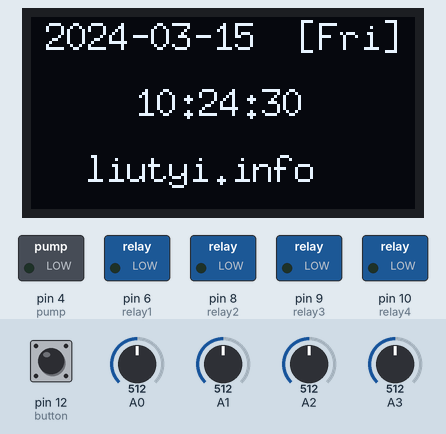
Bench run of a sketch on a simulated Arduino Uno, built with avr-gcc and run on an emulated ATmega328P. On the bench: 128×64 one-colour display, switched loads named in the sketch (green lamp = pin HIGH). The inputs (shaded band) are chosen by the test bench; at power-on: pin 12 (button) LOW, A0 = 512, A1 = 512, A2 = 512, A3 = 512. The local clock reads 2024-03-15 10:24:30 at power-on unless the sketch sets it; what the sketch prints to the serial monitor is not drawn.

Above: at 1.4 s.
1.5 s: pin 12 (button) pulled HIGH for 2.15 s
At 3.3 s:
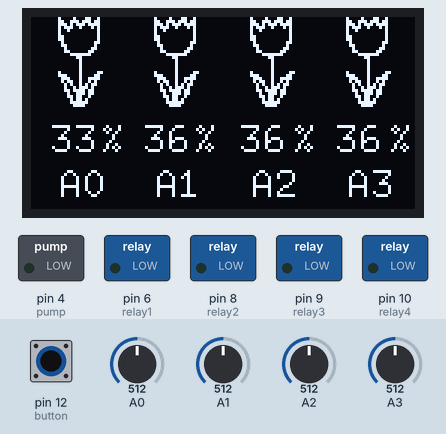
5.9 s: A0 set to 538
At 6.8 s:
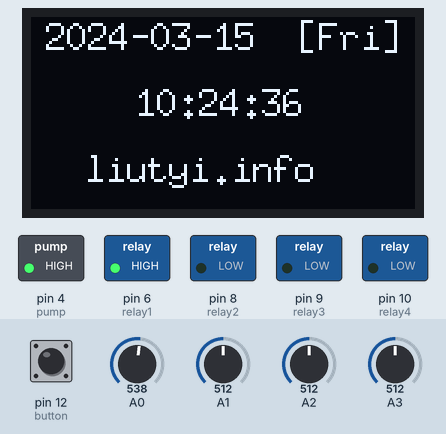
11.5 s: pin 12 (button) pulled HIGH for 2.15 s
At 12.7 s:
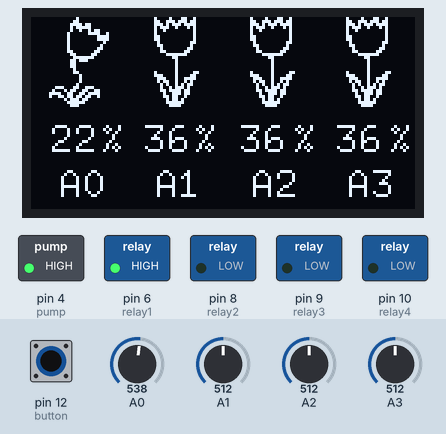
15.7 s: A1 set to 540
At 16.9 s:
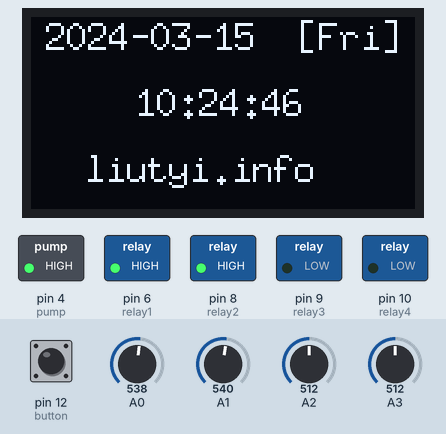
21.3 s: A2 set to 535
At 22.3 s:
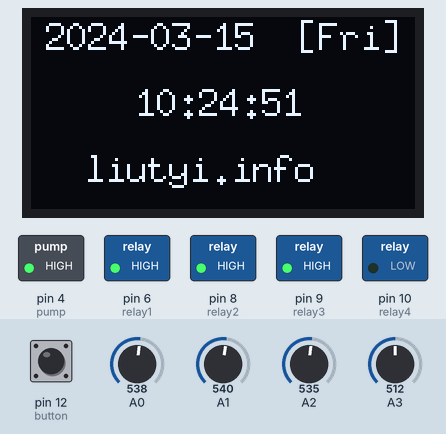
26.9 s: A0 set to 30
At 28.9 s:
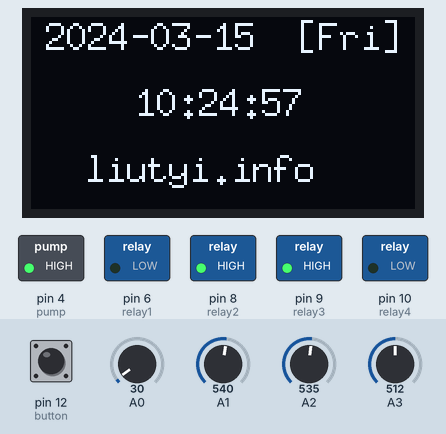
Timing chart, 0 to 30.4 s (numbered marks = the images above; inputs shaded):
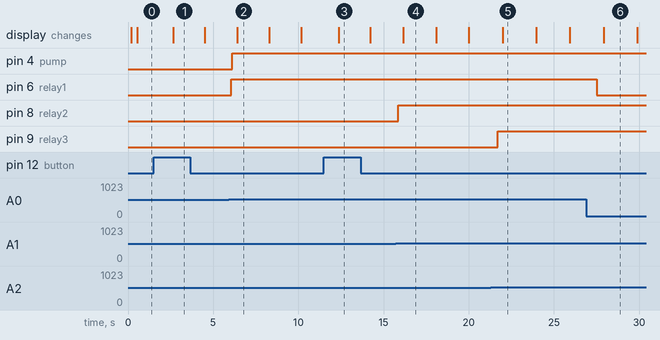

The sketch:

watering-kit-hw2_1.ino
```cpp
#include <Wire.h>
#include <U8g2lib.h>
#include <U8x8lib.h>
#include <RTClib.h>
#include <Adafruit_SleepyDog.h>

U8G2_SH1106_128X64_NONAME_2_HW_I2C u8g2(U8G2_R0, /* clock=*/ SCL, /* data=*/ SDA, /* reset=*/ U8X8_PIN_NONE);
RTC_DS1307 RTC;

// set all moisture sensors PIN ID
int moisture1 = A0;
int moisture2 = A1;
int moisture3 = A2;
int moisture4 = A3;

// declare moisture values
int moisture1_value = 0 ;
int moisture2_value = 0;
int moisture3_value = 0;
int moisture4_value = 0;

// set water relays
int relay1 = 6;
int relay2 = 8;
int relay3 = 9;
int relay4 = 10;

// set water pump
int pump = 4;

// set button
int button = 12;

//pump state    1:open   0:close
int pump_state_flag = 0;

//relay1 state    1:open   0:close
int relay1_state_flag = 0;

//relay2 state   1:open   0:close
int relay2_state_flag = 0;

//relay3 state  1:open   0:close
int relay3_state_flag = 0;

//relay4 state   1:open   0:close
int relay4_state_flag = 0;

static unsigned long currentMillis_send = 0;
static unsigned long  Lasttime_send = 0;

char daysOfTheWeek[7][12] = {"Sun", "Mon", "Tue", "Wed", "Thu", "Fri", "Sat",};
unsigned long nowtime;
unsigned long endtime;
unsigned long nowtimeNext;
unsigned long nowtime1;
unsigned long endtime1;
unsigned long nowtimeNext1;
unsigned long nowtime2;
unsigned long endtime2;
unsigned long nowtimeNext2;
unsigned long nowtime3;
unsigned long endtime3;
unsigned long nowtimeNext3;

// good flower
static const unsigned char bitmap_good[] U8X8_PROGMEM = {

  0x00, 0x42, 0x4C, 0x00, 0x00, 0xE6, 0x6E, 0x00, 0x00, 0xAE, 0x7B, 0x00, 0x00, 0x3A, 0x51, 0x00,
  0x00, 0x12, 0x40, 0x00, 0x00, 0x02, 0x40, 0x00, 0x00, 0x06, 0x40, 0x00, 0x00, 0x06, 0x40, 0x00,
  0x00, 0x04, 0x60, 0x00, 0x00, 0x0C, 0x20, 0x00, 0x00, 0x08, 0x30, 0x00, 0x00, 0x18, 0x18, 0x00,
  0x00, 0xE0, 0x0F, 0x00, 0x00, 0x80, 0x01, 0x00, 0x00, 0x00, 0x01, 0x00, 0x00, 0x00, 0x01, 0x00,
  0x00, 0x00, 0x01, 0x00, 0x00, 0x00, 0x01, 0x00, 0x00, 0x02, 0xC1, 0x00, 0x00, 0x0E, 0x61, 0x00,
  0x00, 0x1C, 0x79, 0x00, 0x00, 0x34, 0x29, 0x00, 0x00, 0x28, 0x35, 0x00, 0x00, 0x48, 0x17, 0x00,
  0x00, 0xD8, 0x1B, 0x00, 0x00, 0x90, 0x1B, 0x00, 0x00, 0xB0, 0x09, 0x00, 0x00, 0xA0, 0x05, 0x00,
  0x00, 0xE0, 0x07, 0x00, 0x00, 0xC0, 0x03, 0x00
};

// bad flower
static const unsigned char bitmap_bad[] U8X8_PROGMEM = {
  0x00, 0x80, 0x00, 0x00, 0x00, 0xC0, 0x00, 0x00, 0x00, 0xE0, 0x0D, 0x00, 0x00, 0xA0, 0x0F, 0x00,
  0x00, 0x20, 0x69, 0x00, 0x00, 0x10, 0x78, 0x02, 0x00, 0x10, 0xC0, 0x03, 0x00, 0x10, 0xC0, 0x03,
  0x00, 0x10, 0x00, 0x01, 0x00, 0x10, 0x80, 0x00, 0x00, 0x10, 0xC0, 0x00, 0x00, 0x30, 0x60, 0x00,
  0x00, 0x60, 0x30, 0x00, 0x00, 0xC0, 0x1F, 0x00, 0x00, 0x60, 0x07, 0x00, 0x00, 0x60, 0x00, 0x00,
  0x00, 0x60, 0x00, 0x00, 0x00, 0x40, 0x00, 0x00, 0x00, 0xC0, 0x00, 0x00, 0x00, 0x00, 0x01, 0x00,
  0x00, 0x00, 0x01, 0x00, 0x00, 0x00, 0x01, 0x00, 0x00, 0x80, 0x00, 0x00, 0x00, 0xC7, 0x1C, 0x00,
  0x80, 0x68, 0x66, 0x00, 0xC0, 0x33, 0x7B, 0x00, 0x40, 0xB6, 0x4D, 0x00, 0x00, 0xE8, 0x06, 0x00,
  0x00, 0xF0, 0x03, 0x00, 0x00, 0xE0, 0x00, 0x00
};

 //  Logo
static const unsigned char bitmap_logo[] U8X8_PROGMEM ={
   0x30, 0x00, 0x00, 0x00, 0x00, 0x00, 0x00, 0x00, 0x00, 0x00, 0x00, 0x00,
   0x00, 0x00, 0x00, 0x30, 0x00, 0x00, 0x00, 0x00, 0x00, 0x00, 0x06, 0x00,
   0x00, 0x00, 0x00, 0x00, 0x00, 0x00, 0x38, 0x00, 0x00, 0x00, 0x00, 0x00,
   0x00, 0x06, 0x00, 0x00, 0x00, 0x00, 0x00, 0x00, 0x00, 0x38, 0x00, 0x00,
   0x00, 0x00, 0x00, 0x00, 0x06, 0x00, 0x00, 0x00, 0x00, 0x00, 0x00, 0x00,
   0x38, 0x00, 0x00, 0x00, 0x00, 0x00, 0x00, 0x07, 0x00, 0x00, 0x00, 0x00,
   0x00, 0x00, 0x00, 0x38, 0x00, 0x00, 0x00, 0x00, 0x00, 0x00, 0x07, 0x00,
   0x00, 0x00, 0x00, 0x00, 0x00, 0x00, 0x38, 0x00, 0x00, 0x00, 0x00, 0x00,
   0x00, 0x07, 0x00, 0x00, 0x00, 0x00, 0x00, 0x00, 0x00, 0x18, 0x00, 0x00,
   0x00, 0x00, 0x00, 0x00, 0x07, 0x00, 0x00, 0x06, 0x00, 0x00, 0x00, 0x00,
   0x18, 0x00, 0x00, 0x03, 0x0e, 0x00, 0xf8, 0xff, 0xc3, 0x00, 0x07, 0x0c,
   0x00, 0x00, 0x00, 0x18, 0x00, 0x80, 0x03, 0x0e, 0x30, 0xfc, 0xff, 0xc1,
   0x00, 0x07, 0x0e, 0x00, 0x00, 0x00, 0x1c, 0x00, 0x80, 0x03, 0x0e, 0x30,
   0x80, 0x03, 0xe0, 0x00, 0x07, 0x0e, 0x00, 0x00, 0x00, 0x1c, 0x00, 0x80,
   0x03, 0x06, 0x38, 0x80, 0x01, 0xe0, 0x00, 0x07, 0x0e, 0x00, 0x00, 0x00,
   0x1c, 0x00, 0x80, 0x01, 0x07, 0x38, 0xc0, 0x01, 0x60, 0x00, 0x07, 0x06,
   0x00, 0x00, 0x00, 0x1c, 0x00, 0x80, 0x01, 0x07, 0x3c, 0xc0, 0x01, 0x70,
   0x00, 0x07, 0x06, 0x00, 0x00, 0x03, 0x1c, 0x00, 0x80, 0x01, 0x03, 0x1c,
   0xc0, 0x00, 0x30, 0x00, 0x07, 0x06, 0x08, 0x80, 0x02, 0x0c, 0x00, 0xc0,
   0x01, 0x03, 0x1e, 0xc0, 0x00, 0x30, 0x80, 0x07, 0x07, 0x00, 0x40, 0x00,
   0x0c, 0x00, 0xc0, 0x81, 0x03, 0x1e, 0xe0, 0x00, 0x30, 0x80, 0x03, 0x07,
   0x00, 0x40, 0x00, 0x0c, 0x00, 0xc0, 0x81, 0x03, 0x1f, 0xe0, 0x00, 0x30,
   0xe0, 0x03, 0x07, 0x04, 0x40, 0x70, 0x0e, 0x00, 0xc0, 0x80, 0x83, 0x1b,
   0xe0, 0x00, 0x30, 0xf0, 0x03, 0x03, 0x24, 0x43, 0x88, 0x0e, 0x00, 0xc0,
   0x80, 0xc3, 0x19, 0xe0, 0x40, 0x30, 0x3c, 0x03, 0x03, 0xa4, 0xc4, 0x84,
   0x0e, 0xe0, 0xc7, 0x80, 0xe3, 0x18, 0xe0, 0x60, 0xf0, 0x1f, 0x03, 0x03,
   0xa4, 0x44, 0x84, 0xfe, 0xff, 0xc7, 0x00, 0x7f, 0x38, 0xe0, 0x78, 0xf0,
   0x87, 0x03, 0x03, 0x64, 0x44, 0x44, 0xff, 0xff, 0xc3, 0x00, 0x3f, 0x78,
   0xe0, 0x3f, 0xe0, 0x81, 0x03, 0x43, 0x24, 0x68, 0x38, 0x7f, 0x00, 0xc0,
   0x00, 0x0e, 0x70, 0xc0, 0x0f, 0x00, 0x80, 0x01, 0x03, 0x00, 0x00, 0x00,
   0x00, 0x00, 0x80, 0x00, 0x00, 0x00, 0x00, 0x00, 0x00, 0x80, 0x01, 0x02,
   0x00, 0x00, 0x00, 0x00, 0x00, 0x00, 0x00, 0x00, 0x00, 0x00, 0x00, 0x00,
   0xc0, 0x01, 0x00, 0x00, 0x00, 0x00, 0x00, 0x00, 0x00, 0x00, 0x00, 0x00,
   0x00, 0x00, 0x00, 0xc0, 0x01, 0x00, 0x00, 0x00, 0x00, 0x00, 0x00, 0x00,
   0x00, 0x00, 0x00, 0x00, 0x00, 0x00, 0xc0, 0x00, 0x00, 0x00, 0x00, 0x00,
   0x00, 0x00, 0x00, 0x00, 0x00, 0x00, 0x00, 0x00, 0x04, 0xe0, 0x00, 0x00,
   0x00, 0x00, 0x00, 0x00, 0x00, 0x00, 0x00, 0x00, 0x00, 0x00, 0x00, 0x0c,
   0x60, 0x00, 0x00, 0x00, 0x00, 0x00, 0x00, 0x00, 0x00, 0x00, 0x00, 0x00,
   0x00, 0x00, 0x1c, 0x70, 0x00, 0x00, 0x00, 0x00, 0x00, 0x00, 0x00, 0x00,
   0x00, 0x00, 0x00, 0x00, 0x00, 0x78, 0x3f, 0x00, 0x00, 0x00, 0x00, 0x00,
   0x00, 0x00, 0x00, 0x00, 0x00, 0x00, 0x00, 0x00, 0xe0, 0x1f, 0x00, 0x00,
   0x00, 0x00, 0x00, 0x00, 0x00, 0x00, 0x00, 0x00, 0x00, 0x00, 0x00, 0x80,
   0x07, 0x00, 0x00, 0x00, 0x00, 0x00
};

static const unsigned char bitmap_T[] U8X8_PROGMEM = {
  0xF7, 0x01, 0x1D, 0x03, 0x0B, 0x02, 0x0C, 0x02, 0x0C, 0x00, 0x0C, 0x00, 0x0C, 0x00, 0x08, 0x02,
  0x18, 0x03, 0xF0, 0x01
};

static const unsigned char bitmap_H[] U8X8_PROGMEM = {
  0x00, 0x00, 0x80, 0x01, 0xC0, 0x03, 0xE0, 0x07, 0xF0, 0x0F, 0xF8, 0x1F, 0xF8, 0x1F, 0xFC, 0x3F,
  0xFC, 0x3F, 0xFE, 0x7F, 0xEE, 0x7F, 0xB3, 0xF7, 0xBB, 0xFB, 0xBB, 0xFD, 0xBB, 0xFD, 0xC7, 0xFE,
  0x7F, 0xC3, 0x3F, 0xDD, 0xBF, 0xFD, 0xDF, 0xDD, 0xEE, 0x5B, 0xFE, 0x7F, 0xFC, 0x3F, 0xF8, 0x1F,
  0xE0, 0x07, 0x00, 0x00, 0x00, 0x00, 0x00, 0x00
};


void setup()
{
  Wire.begin();
  RTC.begin();
  Serial.begin(9600);
  u8g2.begin();
  // declare relay as output
  pinMode(relay1, OUTPUT);
  pinMode(relay2, OUTPUT);
  pinMode(relay3, OUTPUT);
  pinMode(relay4, OUTPUT);
  // declare pump as output
  pinMode(pump, OUTPUT);
  // declare switch as input
  pinMode(button, INPUT);
    u8g2.firstPage();
    do
    {
      draw_ad();
    } while ( u8g2.nextPage() );
}

void loop()
{

  // read the value from the moisture sensors:
  read_value();
  water_flower();
  int button_state = digitalRead(button);
  if (button_state == 1)
  {
    //read_value();
    u8g2.firstPage();
    do
    {
      drawTH();
      drawflower();
    } while ( u8g2.nextPage() );
  delay(500);
  }
  else
  {
    u8g2.firstPage();
    do
    {
      drawtime();
      u8g2.drawStr(18, 55 , "liutyi.info");
    } while (u8g2.nextPage());
  delay(500);
  }
    Watchdog.sleep(1000);
}

//Set moisture value
void read_value()
{
/**************These is for resistor moisture sensor***********
 float value1 = analogRead(A0);
  moisture1_value = (value1 * 120) / 1023; delay(20);
  float value2 = analogRead(A1);
  moisture2_value = (value2 * 120) / 1023; delay(20);
  float value3 = analogRead(A2);
  moisture3_value = (value3 * 120) / 1023; delay(20);
  float value4 = analogRead(A3);
  moisture4_value = (value4 * 120) / 1023; delay(20);
 **********************************************************/
/************These is for capacity moisture sensor*********/
 float value1 = analogRead(A0);
  moisture1_value =map(value1,590,360,0,100); delay(20);
  if(moisture1_value<0){
    moisture1_value=0;
  }
  float value2 = analogRead(A1);
  moisture2_value =map(value2,600,360,0,100); delay(20);
  if(moisture2_value<0) {
    moisture2_value=0;
  }
  float value3 = analogRead(A2);
  moisture3_value =map(value3,600,360,0,100); delay(20);
  if(moisture3_value<0){
    moisture3_value=0;
  }
  float value4 = analogRead(A3);
  moisture4_value =map(value4,600,360,0,100); delay(20);
  if(moisture4_value<0) {
    moisture4_value=0;
  }
}

void water_flower()
{
  if (moisture1_value < 30)
  {
    digitalWrite(relay1, HIGH);
    relay1_state_flag = 1;
    delay(50);
    if (pump_state_flag == 0)
    {
      digitalWrite(pump, HIGH);
      pump_state_flag = 1;
      delay(50);
    }
  }
  else if (moisture1_value > 55)
  {
    digitalWrite(relay1, LOW);
    relay1_state_flag = 0;
    delay(50);
    if ((relay1_state_flag == 0) && (relay2_state_flag == 0) && (relay3_state_flag == 0) && (relay4_state_flag == 0))
    {
      digitalWrite(pump, LOW);
      pump_state_flag = 0;
      delay(50);
    }
  }

  if (moisture2_value < 30)
  {
    digitalWrite(relay2, HIGH);
    relay2_state_flag = 1;
    delay(50);
    if (pump_state_flag == 0)
    {
      digitalWrite(pump, HIGH);
      pump_state_flag = 1;
      delay(50);
    }
  }
  else if (moisture2_value > 55)
  {
    digitalWrite(relay2, LOW);
    relay2_state_flag = 0;
    delay(50);
    if ((relay1_state_flag == 0) && (relay2_state_flag == 0) && (relay3_state_flag == 0) && (relay4_state_flag == 0))
    {
      digitalWrite(pump, LOW);
      pump_state_flag = 0;
      delay(50);
    }
  }

  if (moisture3_value < 30)
  {
    digitalWrite(relay3, HIGH);
    relay3_state_flag = 1;
    delay(50);
    if (pump_state_flag == 0)
    {
      digitalWrite(pump, HIGH);
      pump_state_flag = 1;
      delay(50);
    }
  }
  else if (moisture3_value > 55)
  {
    digitalWrite(relay3, LOW);
    relay3_state_flag = 0;
    delay(50);
    if ((relay1_state_flag == 0) && (relay2_state_flag == 0) && (relay3_state_flag == 0) && (relay4_state_flag == 0))
    {
      digitalWrite(pump, LOW);
      pump_state_flag = 0;
      delay(50);
    }
  }

  if (moisture4_value < 30)
  {
    digitalWrite(relay4, HIGH);
    relay4_state_flag = 1;
    delay(50);
    if (pump_state_flag == 0)
    {
      digitalWrite(pump, HIGH);
      pump_state_flag = 1;
      delay(50);
    }
  }
  else if (moisture4_value > 55)
  {
    digitalWrite(relay4, LOW);
    relay4_state_flag = 0;
    delay(50);
    if ((relay1_state_flag == 0) && (relay2_state_flag == 0) && (relay3_state_flag == 0) && (relay4_state_flag == 0))
    {
      digitalWrite(pump, LOW);
      pump_state_flag = 0;
      delay(50);
    }
  }

}


void draw_ad(void)
{
  u8g2.setFont(u8g2_font_profont12_tr);
  u8g2.drawStr(5,55 , "https://liutyi.info");
  u8g2.drawXBMP(0, 0,120,34, bitmap_logo);
}


void drawtime(void)
{
  int x = 5;
  float i = 25.00;
  float j = 54;
  DateTime now = RTC.now();
  Serial.print(now.year(), DEC);
  if (! RTC.isrunning())
  {
    u8g2.setFont(u8g2_font_6x10_tr);
    u8g2.setCursor(5, 20);
    u8g2.print("RTC is NOT running!");
    RTC.adjust(DateTime(__DATE__, __TIME__));
  }
  else
  {
    u8g2.setFont(u8g2_font_7x13_tr);

    char datestr[32]; //make this big enough to hold the resulting string
    snprintf(datestr, sizeof(datestr), "%4d-%02d-%02d  [%s]", now.year(), now.month(), now.day(), daysOfTheWeek[now.dayOfTheWeek()]);
    u8g2.setCursor(5, 11);
    u8g2.print (datestr);

    char timestr[9];
    snprintf(timestr, sizeof(timestr), "%02d:%02d:%02d", now.hour(), now.minute(), now.second());
    u8g2.setCursor(35, 33);
    u8g2.print(timestr);
  }
}


//Style the flowers     bitmap_bad: bad flowers     bitmap_good:good  flowers
void drawflower(void)
{
  if (moisture1_value < 30)
  {
    u8g2.drawXBMP(0, 0, 32, 30, bitmap_bad);
  }
  else
  {
    u8g2.drawXBMP(0, 0, 32, 30, bitmap_good);
  }
  if (moisture2_value < 30)
  {
    u8g2.drawXBMP(32, 0, 32, 30, bitmap_bad);
  }
  else
  {
    u8g2.drawXBMP(32, 0, 32, 30, bitmap_good);
  }
  if (moisture3_value < 30)
  {
    u8g2.drawXBMP(64, 0, 32, 30, bitmap_bad);
  }
  else
  {
    u8g2.drawXBMP(64, 0, 32, 30, bitmap_good);
  }
  if (moisture4_value < 30)
  {
    u8g2.drawXBMP(96, 0, 32, 30, bitmap_bad);
  }
  else
  {
    u8g2.drawXBMP(96, 0, 32, 30, bitmap_good);
  }

}


void drawTH(void)
{
  int A = 0;
  int B = 0;
  int C = 64;
  int D = 96;
  char moisture1_value_temp[5] = {0};
  char moisture2_value_temp[5] = {0};
  char moisture3_value_temp[5] = {0};
  char moisture4_value_temp[5] = {0};
  read_value();
  itoa(moisture1_value, moisture1_value_temp, 10);
  itoa(moisture2_value, moisture2_value_temp, 10);
  itoa(moisture3_value, moisture3_value_temp, 10);
  itoa(moisture4_value, moisture4_value_temp, 10);
  u8g2.setFont(u8g2_font_8x13_tr);
  u8g2.setCursor(9, 60);
  u8g2.print("A0  A1  A2  A3");
  if (moisture1_value < 10)
  {
    //u8g2.setCursor(A + 14, 45 );
    u8g2.drawStr(A + 14, 45, moisture1_value_temp);
  }
  else if (moisture1_value < 100)
  {
    //u8g2.setCursor(A + 6, 45);
    u8g2.drawStr(A + 6, 45, moisture1_value_temp);
  }
  else
  {
    //u8g2.setCursor(A + 2, 45 );
    moisture1_value = 100;
    itoa(moisture1_value, moisture1_value_temp, 10);
    u8g2.drawStr(A + 2, 45, moisture1_value_temp);
  }
  //u8g2.print(moisture1_value);
  u8g2.setCursor(A + 23, 45 );
  u8g2.print("%");
  //u8g2.setCursor(41, 60 );
  //u8g2.print("A1");
  if (moisture2_value < 10)
  {
    //u8g2.setCursor(B + 46, 45 );
    u8g2.drawStr(B + 46, 45, moisture2_value_temp);
  }
  else if (moisture2_value < 100)
  {
    //u8g2.setCursor(B + 37, 45);
    u8g2.drawStr(B + 37, 45, moisture2_value_temp);
  }
  else
  {
    //u8g2.setCursor(B + 32, 45);
    moisture2_value = 100;
    itoa(moisture2_value, moisture2_value_temp, 10);
    u8g2.drawStr(B + 32, 45, moisture2_value_temp);
  }
  // u8g2.print(moisture2_value);
  u8g2.setCursor(B + 54, 45);
  u8g2.print("%");
  //u8g2.setCursor(73, 60);
  //u8g2.print("A2");
  if (moisture3_value < 10)
  {
    //u8g2.setCursor(C + 14, 45 );
    u8g2.drawStr(C + 14, 45, moisture3_value_temp);
  }
  else if (moisture3_value < 100)
  {
    // u8g2.setCursor(C + 5, 45);
    u8g2.drawStr(C + 5, 45, moisture3_value_temp);
  }
  else
  {
    // u8g2.setCursor(C + 2, 45);
    moisture3_value = 100;
    itoa(moisture3_value, moisture3_value_temp, 10);
    u8g2.drawStr(C + 2, 45, moisture3_value_temp);
  }
  //u8g2.print(moisture3_value);
  u8g2.setCursor(C + 23, 45);
  u8g2.print("%");
  if (moisture4_value < 10)
  {
    //u8g2.setCursor(D + 14, 45 );
    u8g2.drawStr(D + 14, 45, moisture4_value_temp);
  }
  else if (moisture4_value < 100)
  {
    // u8g2.setCursor(D + 5, 45);
    u8g2.drawStr(D + 5, 45, moisture4_value_temp);
  }
  else
  {
    //u8g2.setCursor(D + 2, 45);
    moisture4_value = 100;
    itoa(moisture4_value, moisture4_value_temp, 10);
    u8g2.drawStr(D + 2, 45, moisture4_value_temp);
  }
  //u8g2.print(moisture4_value);
  u8g2.setCursor(D + 23, 45);
  u8g2.print("%");
}
```

Measured:
- the behaviour switches between 521 and 522 on A0 (found by bisection; images 1 and 2)
- the behaviour switches between 528 and 529 on A1 (found by bisection; images 3 and 4)
- the behaviour switches between 528 and 529 on A2 (found by bisection; images 4 and 5)
- after the input at 1.5 s, the display: changes after 1.2 s (image 1)
- after the input at 5.9 s, pin 4 (pump): LOW → HIGH after 0.22 s; pin 6 (relay1): LOW → HIGH after 0.17 s
- after the input at 11.5 s, the display: changes after 0.85 s (image 3)
- after the input at 15.7 s, pin 8 (relay2): LOW → HIGH after 0.16 s
- after the input at 21.3 s, pin 9 (relay3): LOW → HIGH after 0.39 s
- after the input at 26.9 s, pin 6 (relay1): HIGH → LOW after 0.62 s
